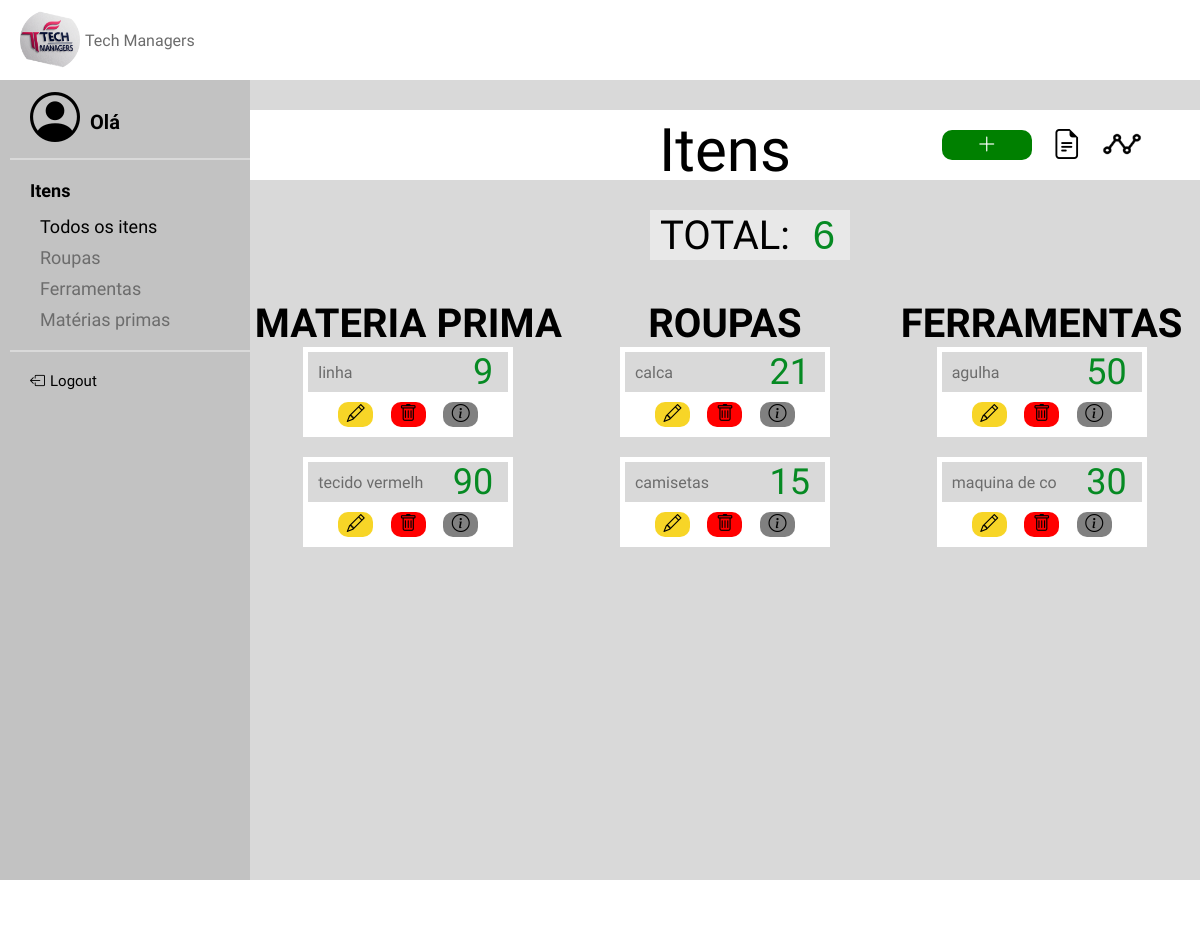
The app's page /TelaAI, older data.
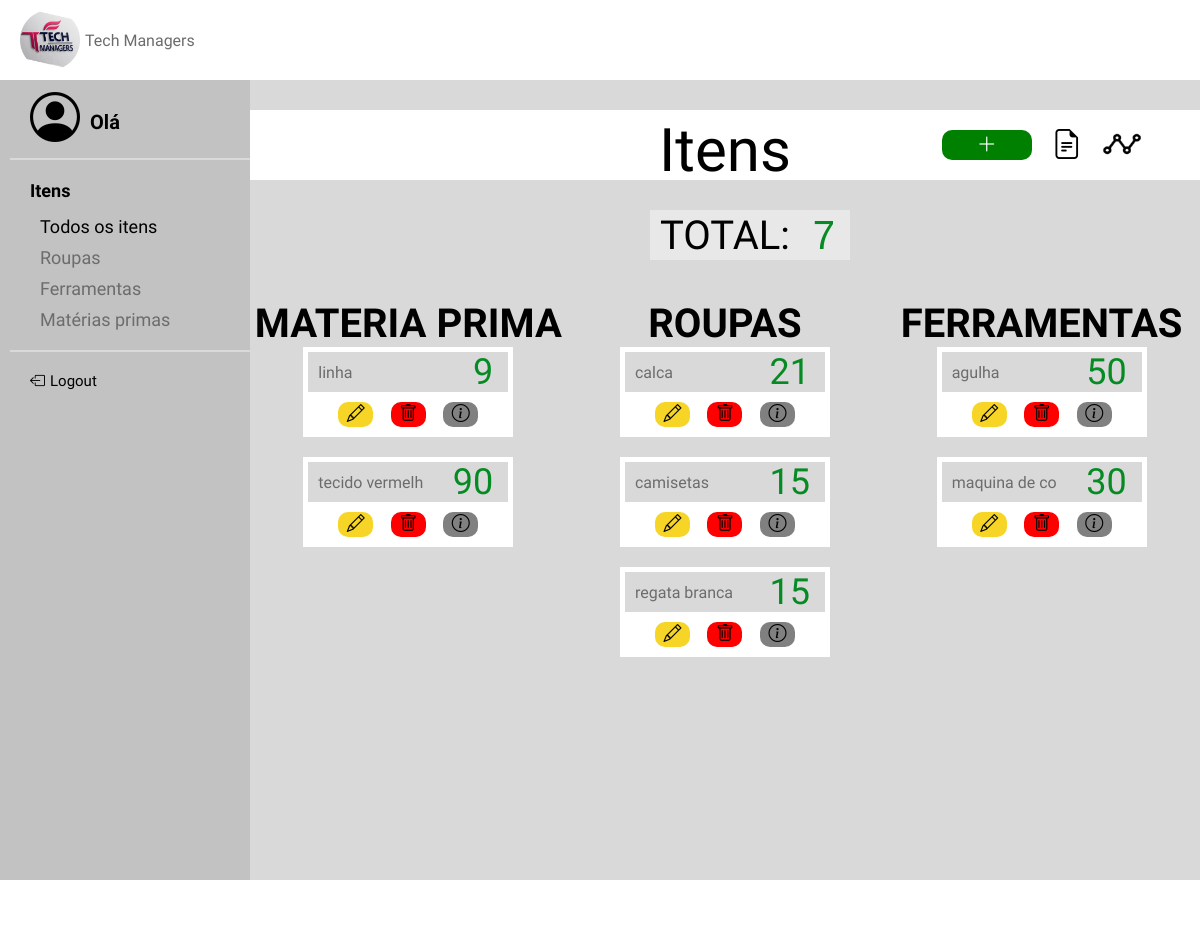
The same page, newer data.
### models.py (models this page shows, shortened)
class ITEM(Base):
    __tablename__ = 'item'
    id = Column(Integer, primary_key=True, unique=True, nullable=False, index=True)
    nome = Column(String(40), nullable=False, index=True)
    tipo = Column(String(40), nullable=False, index=True)
    quantidade = Column(Integer, nullable=False, index=True)

### app.py (the view)
@app.route('/TelaAI')
def telaitens():
    itens = ITEM.query.all()
    return render_template("TelaAItens.html", itens=itens)

### templates/TelaAItens.html (shortened to what the changed rows need)
{% extends "base.html" %}
{% block conteudo %}
    <link rel="stylesheet" href="/static/TelaAItens.css">
    <div class="container">
        <div id="total">
            <p for="numero" id="textonumero"> TOTAL: </p>
            <input type="number" id="camponumero" name="numero" value="{{ itens | length }}" readonly>
        </div>
        <div class="cards">
    <div class="materias">
        {% for item in itens %}
            {% if item.tipo == "Materia" %}
                <div class="card">
                    <form class="input-group">
                        <input type="text" id="nome" name="nome" value="{{ item.nome }}" readonly>
                        <input type="number" id="quantidade" name="quantidade" value="{{ item.quantidade }}" disabled>
                    </form>
                    <div class="botoes">
                        <button id="btn1" onclick="window.location.href='{{ url_for('TelaEItem', id=item.id) }}'"><i class="bi bi-pencil"></i></button>
                        <button id="btn2"><a href="{{ url_for('delete', id=item.id) }}"><i class="bi bi-trash"></i></a></button>
                        <button id="btn3" onclick="window.location.href='{{ url_for('TelaDItem', id=item.id) }}'"><i class="bi bi-info-circle"></i></button>
                    </div>
                </div>
            {% endif %}
        {% endfor %}
    </div>
    <div class="roupas">
        {% for item in itens %}
            {% if item.tipo == "Roupa" %}
                <div class="card">
                    <form class="input-group">
                        <input type="text" id="nome" name="nome" value="{{ item.nome }}" readonly>
                        <input type="number" id="quantidade" name="quantidade" value="{{ item.quantidade }}" disabled>
                    </form>
                    <div class="botoes">
                        <button id="btn1" onclick="window.location.href='{{ url_for('TelaEItem', id=item.id) }}'"><i class="bi bi-pencil"></i></button>
                        <button id="btn2"><a href="{{ url_for('delete', id=item.id) }}" onclick="return confirm('Deseja deletar esta Roupa?') "><i class="bi bi-trash"></i></a></button>
                        <button id="btn3" onclick="window.location.href='{{ url_for('TelaDItem', id=item.id) }}'"><i class="bi bi-info-circle"></i></button>
                    </div>
                </div>
            {% endif %}
        {% endfor %}
    </div>
    <div class="ferramentas">
        {% for item in itens %}
            {% if item.tipo == "Ferramenta" %}
                <div class="card">
                    <form class="input-group">
                        <input type="text" id="nome" name="nome" value="{{ item.nome }}" readonly>
                        <input type="number" id="quantidade" name="quantidade" value="{{ item.quantidade }}" disabled>
                    </form>
                    <div class="botoes">
                        <button id="btn1" onclick="window.location.href='{{ url_for('TelaEItem', id=item.id) }}'"><i class="bi bi-pencil"></i></button>
                        <button id="btn2"><a href="{{ url_for('delete', id=item.id) }}" onclick="return confirm('Deseja deletar esta Ferramenta?') "><i class="bi bi-trash"></i></a></button>
                        <button id="btn3" onclick="window.location.href='{{ url_for('TelaDItem', id=item.id) }}'"><i class="bi bi-info-circle"></i></button>
                    </div>
                </div>
            {% endif %}
        {% endfor %}
    </div>
</div>
    </div>
{% endblock %}

Row changes from the older to the newer data that the page shows:
added ITEM: nome "regata branca", quantidade "15"
Text that changed along with them:
form field numero: "6" → "7"
